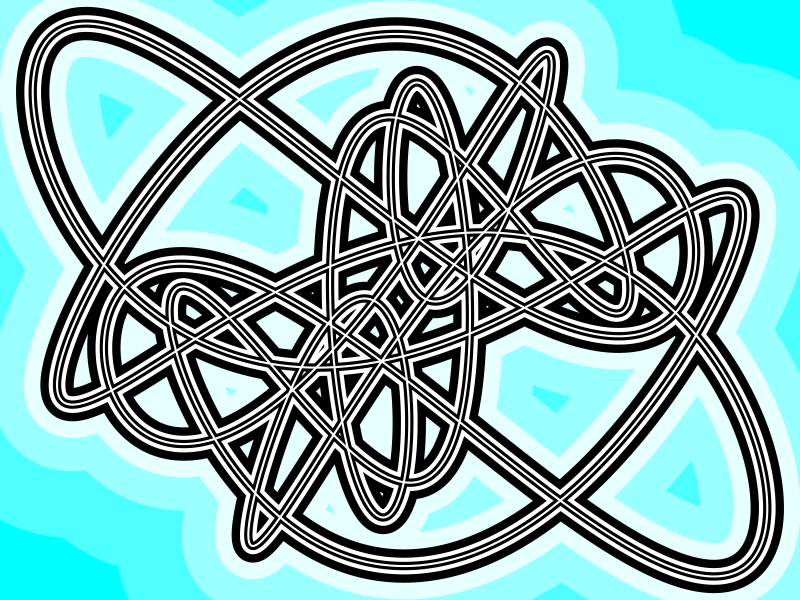

Reproduce this figure in R.
png("ugh.png",500,500)
par(mar=c(0,0,0,0))
plot(0,0,"n",axes=F,ann=F,xlim=c(-2,2),ylim=c(-2,2))

th = seq(0,24*pi,pi/1000)
x = cos(5*th)+sin(7*th)
y = sin(3*th)+cos(11*th)
lines(x,y,lwd=512,col=hsv(0.5,1,1))
lines(x,y,lwd=256,col=hsv(0.5,0.7,1))
lines(x,y,lwd=128,col=hsv(0.5,0.4,1))
lines(x,y,lwd=64,col=hsv(0.5,0.1,1))
lines(x,y,lwd=32,col="black")
lines(x,y,lwd=16,col="white")
lines(x,y,lwd=8,col="black")
lines(x,y,lwd=2,col="white")

dev.off()
